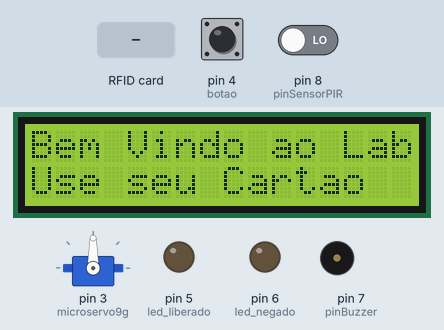
A sketch run on a simulated Arduino Uno, built with avr-gcc and run on an emulated ATmega328P. On the bench: 16×2 character LCD, servo, output pins drawn as LEDs (lit = HIGH), buzzer (waves = sounding). The test bench sets the inputs (shaded band); at power-on: pin 4 (botao) LOW, pin 8 (pinSensorPIR) LOW. Pins used as bus, display or sensor lines are not drawn; what the sketch prints to the serial monitor is not drawn.

Above: at 1.3 s.
1.4 s: RFID card 5E 7A 19 C4 held to the reader
At 3.7 s:
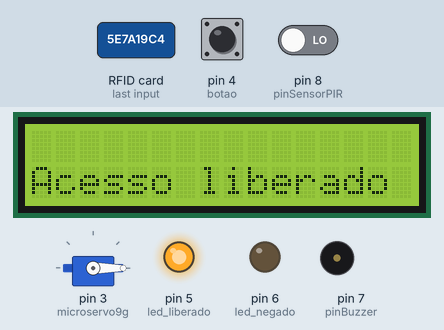
4.4 s: pin 4 (botao) pulled HIGH for 3.2 s
At 6.74 s:
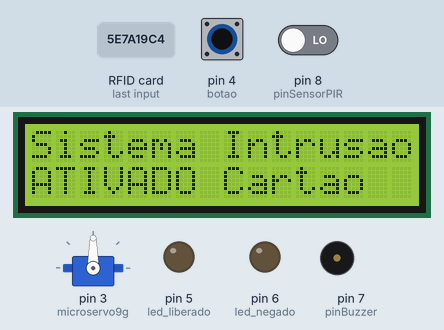
9.1 s: pin 4 (botao) driven HIGH
12.1 s: pin 8 (pinSensorPIR) driven HIGH
At 12.5 s:
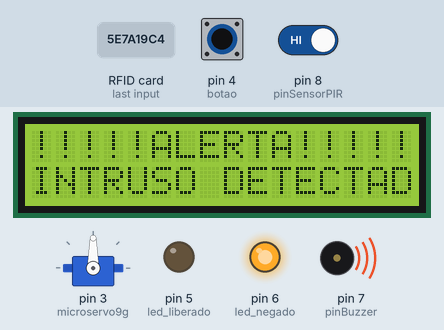
13.6 s: pin 4 (botao) driven LOW and pin 8 (pinSensorPIR) driven LOW
16.6 s: pin 4 (botao) driven HIGH
At 18.02 s:
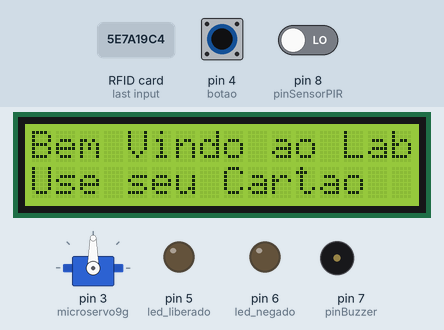
Timing chart, 0 to 19.6 s (numbered marks = the images above; inputs shaded):
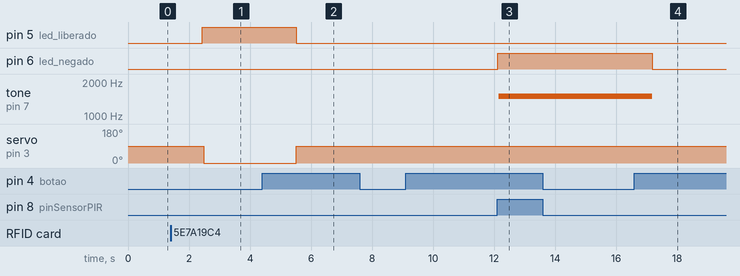

The sketch:

indesys.ino
```cpp
#include <SPI.h>
#include <MFRC522.h>
#include <Servo.h>
#include <Wire.h>
#include <LiquidCrystal_I2C.h>

// Inicializa o display no endereco 0x27
LiquidCrystal_I2C lcd(0x3f,2,1,0,4,5,6,7,3, POSITIVE);

Servo microservo9g;

#define SS_PIN 10
#define RST_PIN 9
// Definicoes pino modulo RC522
MFRC522 mfrc522(SS_PIN, RST_PIN);

// Leds indicadores acesso liberado ou negado
int led_liberado = 5;
int led_negado = 6;
int pinBuzzer = 7;
int pinSensorPIR = 8;
int valorSensorPIR = 0;
int botao = 4;
boolean estado = false;

char st[20];

void setup()
{
  lcd.begin (16,2);
  pinMode(led_liberado, OUTPUT);
  pinMode(led_negado, OUTPUT);
  pinMode(botao, INPUT);
  pinMode(pinSensorPIR,INPUT);
  // Define que o servo esta ligado a porta digital 3
  microservo9g.attach(3);
  // Move o servo para a posicao inicial (cancela fechada)
  microservo9g.write(90);
  // Inicia a serial
  Serial.begin(9600);
  // Inicia  SPI bus
  SPI.begin();
  // Inicia MFRC522
  mfrc522.PCD_Init();
}

void mensagemInicio(){
  lcd.setCursor(0,0);
  lcd.print("Bem Vindo ao Lab");
  lcd.setCursor(0,1);
  lcd.print("Use seu Cartao  ");
  }

void limpaLCD(){
  lcd.setCursor(0,0);
  lcd.print("                ");
  lcd.setCursor(0,1);
  lcd.print("                ");
  }

void ligarAlarme() {
  //Ligando o led
  digitalWrite(led_negado, HIGH);
  lcd.setCursor(0,0);
  lcd.print("!!!!!ALERTA!!!!!");
  lcd.setCursor(0,1);
  lcd.print("INTRUSO DETECTADO");
  //Ligando o buzzer com uma frequencia de 1500 hz.
  tone(pinBuzzer,1500);

  delay(5000); //tempo que o led fica acesso e o buzzer toca
  limpaLCD();
  desligarAlarme();
}

void desligarAlarme() {
  //Desligando o led
  digitalWrite(led_negado, LOW);
  //Desligando o buzzer
  noTone(pinBuzzer);
}

void msgInicioIntrusao(){
  lcd.setCursor(0,0);
  lcd.print("Sistema Intrusao");
  lcd.setCursor(0,1);
  lcd.print("ATIVADO");
}

void acionarDeteccao(){
  estado = true;
  lcd.flush();
  msgInicioIntrusao();

  //Lendo o valor do sensor PIR. Este sensor pode assumir 2 valores
  //1 quando detecta algum movimento e 0 quando não detecta.
  valorSensorPIR = digitalRead(pinSensorPIR);

  //Verificando se ocorreu detecção de movimentos
  if (valorSensorPIR == 1) {
    ligarAlarme();
  } else {
    desligarAlarme();
  }
}

void loop()
{

  if(digitalRead(botao) == HIGH){
    if(estado){
      estado = false;
    }else{
      estado = true;
    }
  }
  if(estado){
    acionarDeteccao();
  }else{
  mensagemInicio();

  // Aguarda a aproximacao do cartao
  if ( ! mfrc522.PICC_IsNewCardPresent())
  {
    return;
  }
  // Seleciona um dos cartoes
  if ( ! mfrc522.PICC_ReadCardSerial())
  {
    return;
  }
  // Mostra UID na serial
//  Serial.print("UID da tag :");
  String conteudo= "";
  byte letra;
  for (byte i = 0; i < mfrc522.uid.size; i++)
  {
     conteudo.concat(String(mfrc522.uid.uidByte[i] < 0x10 ? " 0" : " "));
     conteudo.concat(String(mfrc522.uid.uidByte[i], HEX));

  }

  conteudo.toUpperCase();
  conteudo = conteudo+"\n";
  Serial.print(conteudo.substring(1));
  // Testa se o cartao1 foi lido
//  if (conteudo.substring(1) == "45 5A E5 D5")
//  {
  while (Serial.available() < 0){

  }
  String resultado = Serial.readString();
  if (!resultado.equals("null")){
    // Levanta a cancela e acende o led verde
    microservo9g.write(-90);
    digitalWrite(led_liberado, HIGH);
    limpaLCD();
    lcd.setCursor(0,0);
    lcd.print(resultado);
    lcd.setCursor(0,1);
    lcd.print("Acesso liberado");
    delay(3000);
    microservo9g.write(90);
    mensagemInicio();
    digitalWrite(led_liberado, LOW);
  }else{
    limpaLCD();
    lcd.setCursor(0,0);
    lcd.print("Nao Registrado  ");
    lcd.setCursor(0,1);
    lcd.print("Acesso Negado   ");
    // Pisca o led vermelho
    for (int i= 1; i<5 ; i++)
    {
      digitalWrite(led_negado, HIGH);
      delay(200);
      digitalWrite(led_negado, LOW);
      delay(200);
    }
  }

  Serial.flush();
  delay(1000);
  mensagemInicio();
  }
}
```

Measured:
- after the input at 1.4 s, pin 5 (led_liberado): LOW → HIGH after 1.0 s; servo on pin 3 (microservo9g): 90° → 0° after 1.1 s; the display: changes after 1.1 s (image 1)
- after the input at 4.4 s, the display: first differs from a run without the input after 2.2 s (image 2)
- after the input at 12.1 s, pin 6 (led_negado): LOW → HIGH at once; tone on pin 7 (pinBuzzer): silent → 1500 Hz after 0.05 s; the display: changes after 0.05 s (image 3)
- after the input at 13.6 s, every drawn part: stays the same
